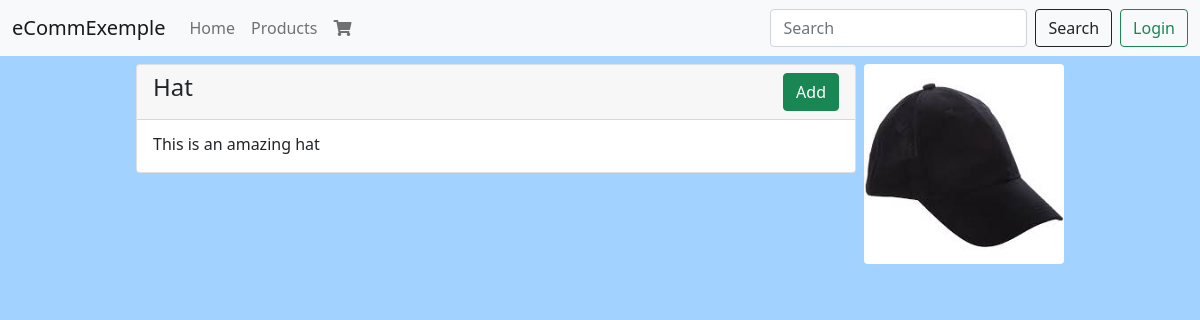
The app's page /ecommerce/1, older data.
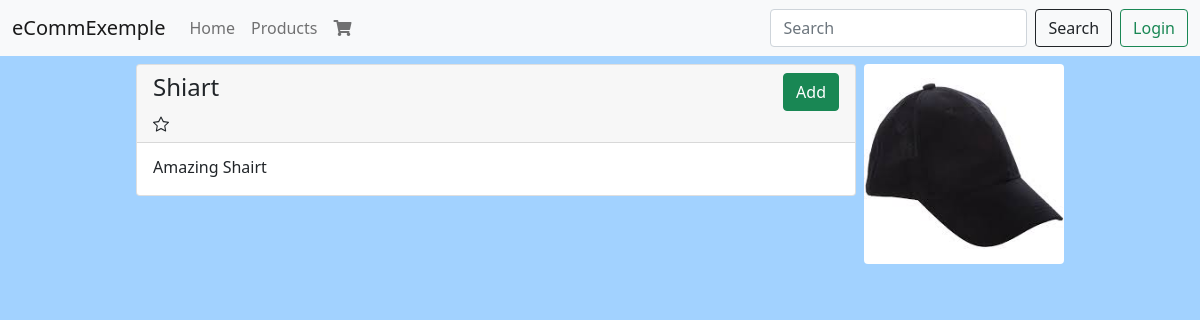
The same page, newer data.
### products/models.py (models this page shows, shortened)
class Product(models.Model):
    slug = models.SlugField(blank=True, null=True, unique=True)
    title = models.CharField(max_length=120)
    description = models.TextField()
    price = models.DecimalField(max_digits=5, decimal_places=2)
    image = models.ImageField(
        upload_to=upload_image_path, null=True, blank=True)
    featured = models.BooleanField(default=False)
    active = models.BooleanField(default=True)
    objects = ProductManger()

### products/views.py (the view)
# urls.py: path("<int:pk>", ProductDetailView.as_view(), name="product"),
class ProductDetailView(DetailView):
    queryset = Product.objects.all()
    def get_context_data(self, **kwargs: Any) -> Dict[str, Any]:
        context = super().get_context_data(**kwargs)
        context['cart'], _ = Cart.objects.new_or_get(self.request)
        return context

### carts/models.py (called while the page is built)
def pre_save_cart_total_reciver(sender, instance: Cart, *args, **kwargs):
    if instance.total != instance.subtotal:
        instance.total = instance.subtotal
        instance.save()

    def new_or_get(self, request: HttpRequest):
        cart_id = request.session.get("cart_id", None)
        cart_obj, is_created = Cart.objects.get_or_create(id=cart_id)
        if not is_created and request.user.is_authenticated:
            cart_obj.user = request.user
            cart_obj.save()
        request.session["cart_id"] = cart_obj.id
        return cart_obj, is_created

### orders/models.py (called while the page is built)
def post_save_update_order(sender, instance, *args, **kwargs):
    cart_obj = instance
    cart_id = cart_obj.id
    qs = Order.objects.filter(cart__id=cart_id)
    if qs.count() == 1:
        order_obj = qs.first()
        order_obj.update_total()

### products/models.py (called while the page is built)
    def get_queryset(self):
        return ProductQuerySet(self.model, using=self._db)

### products/templates/products/product_detail.html (shortened to what this page needs)
{% extends "base.html" %}
{%load static%}
{% block content %}
<div class="container my-2">
    {%if product.image %}
    <img class="item-detail rounded float-end ms-2" src="{{product.image.url}}" alt="Card image cap">
    {%endif%}
    <div class="card ">
        <div class="card-header">
            <h4 class="card-title ">{{product.title}}
                {%include 'carts/snippets/add_remove_product.html'%}
            </h4>
        </div>
        <div class="card-body">
            <p class="card-subtitle">{{product.description}}</p>
        </div>
    </div>
</div>
{% endblock content %}}

### templates/base.html (shortened to what this page needs)
<!doctype html>
<html lang="en">
{%load static%}
<head>
    <link rel="stylesheet" href="{%static 'css/base.css'%}">
    <link href="https://cdn.jsdelivr.net/npm/bootstrap@5.0.0-beta2/dist/css/bootstrap.min.css" rel="stylesheet"
>
    <link rel="stylesheet" href="https://cdnjs.cloudflare.com/ajax/libs/font-awesome/5.15.3/css/all.min.css"
 />
</head>
<body class="bg">
    {%include 'nav.html'%}
    <div class="container-fluid">
        <div class="row">
            <div class="col-1" id="rSideBar"></div>
            <div class="col-10 " id="contentZone">
                {% block content %}
                {% endblock content %}
            </div>
            <div class="col-1" id="lSideBar">
            </div>
        </div>
    </div>
</body>
</html>

### templates/nav.html (shortened to what this page needs)
{% url 'products:products' as products_url%}
{% url 'main' as home_url%}
{% url 'cart:home' as cart_url%}
<nav class="navbar navbar-expand-lg navbar-light bg-light sticky-top">
    <div class="container-fluid">
        <a class="navbar-brand" href="{%url 'main'%}">{%if brand%}{{brand}}}{%else%}eCommExemple{%endif%}</a>
        <div class="collapse navbar-collapse" id="navbarSupportedContent">
            <ul class="navbar-nav me-auto mb-2 mb-lg-0">
                <li class="nav-item">
                    <a class="nav-link {%if request.path == home_url%}active{%endif%}" href="{{home_url}}">Home</a>
                </li>
                <li class="nav-item">
                    <a class="nav-link {%if request.path == products_url%}active{%endif%}"
                        href="{{products_url}}">Products</a>
                </li>
                <li class="nav-item">
                    <a class="nav-link {%if request.path == cart_url%}active{%endif%}" href="{{cart_url}}">
                        {{request.session.cart_items}}<i class="fa fa-shopping-cart" aria-hidden="true"></i>
                    </a>
                </li>
            </ul>
            {% include 'search/snippets/form.html' %}
            {% if user.is_authenticated %}
            <div class="my-1 ms-2 ms-lg-2 ms-sm-0" id="badge_zone">
                <h5 class="my-1">
                    <span id="user_badge" class="hovers py-2 px-auto badge  bg-primary" style="color: white;">
                        Hello {{user.username}}
                    </span>
                    <a role="button" id="logout" style="display: none;" href="{%url 'login:logout' %}"
                        class="hovers btn btn-sm btn-outline-danger px-4 my-2 my-sm-0">Logout</a>
                </h5>
            </div>
            {% else %}
            <a role="button" href="{%url 'login:login'%}?next={{request.path}}"
                class="btn btn-outline-success my-auto ms-2">Login</a>
            {% endif %}
        </div>
    </div>
</nav>

### search/templates/search/snippets/form.html
<form class="d-flex" action="{%url 'search:search'%}">
    <input class="form-control me-2" type="text" name="q" {%if request.GET.q %} value="{{request.GET.q}}" {%endif%}
        placeholder="Search">
    <button class="btn btn-outline-dark mr-sm-2 my-2 my-sm-0" type="submit">Search</button>
</form>

### carts/templates/carts/snippets/add_remove_product.html (shortened to what this page needs)
<form method="POST" class="float-end" action="{%url 'cart:update' %}">
    {%if product in cart.products.all %}
    <input type="submit" value="Remove" name="remove" class="btn btn-danger" />
    {%else%}
    <input type="submit" value="Add" name="add" class="btn btn-success" />
    {%endif%}
</form>

### templates/statics/css/base.css (style rules this page uses)
.bg { background-color: #A2D2FF; }
img.item-detail { width: 200px; }

Row changes from the older to the newer data that the page shows:
changed Product: title "Hat" → "Shiart"; featured False → True (drawn); description "This is an amazing hat" → "Amazing Shairt"
